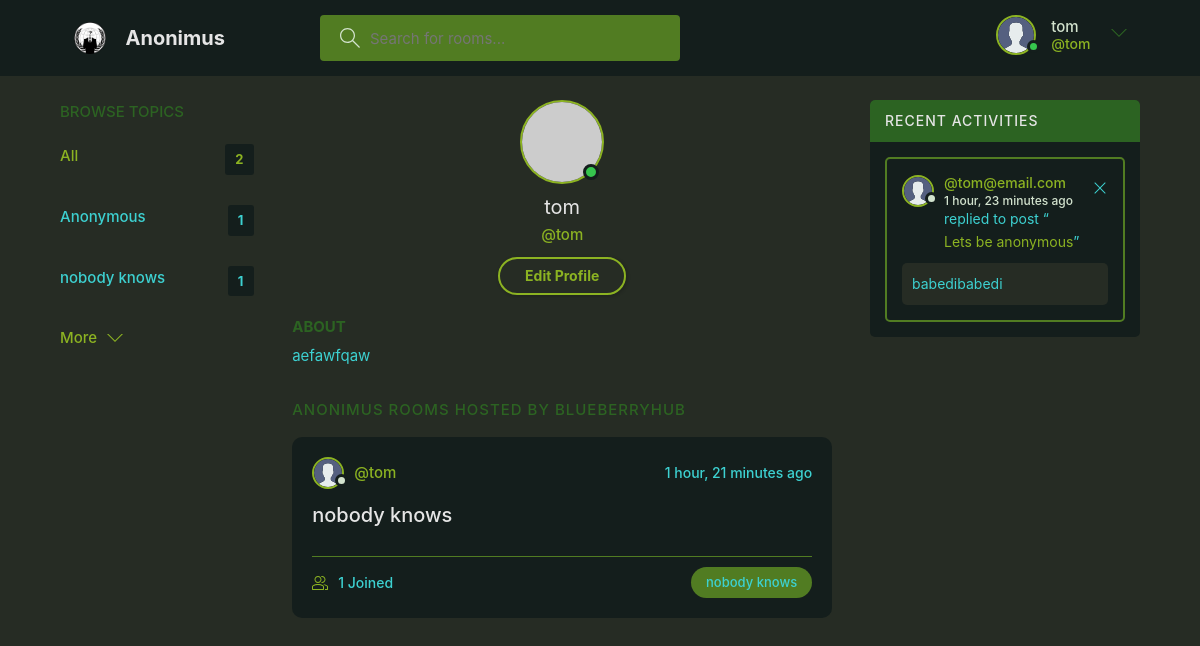
Page /profile/3/ (signed in) on the committed database.
### baseapp/models.py (models this page shows, shortened)
class User(AbstractUser):
    name = models.CharField(max_length=200, null=True)
    email = models.EmailField(unique=True, null=True)
    bio = models.TextField(null=True)
    avatar = models.ImageField(null=True, default="avatar.svg")
    USERNAME_FIELD = 'email'
    REQUIRED_FIELDS = []

class Topic(models.Model):
    name = models.CharField(max_length=200)

class Room(models.Model):
    host = models.ForeignKey(User, on_delete=models.SET_NULL, null=True)
    topic = models.ForeignKey(Topic, on_delete=models.SET_NULL, null=True)
    name = models.CharField(max_length=200)
    description = models.TextField(null=True, blank=True)
    participants = models.ManyToManyField(User, related_name='participants', blank=True)
    updated = models.DateTimeField(auto_now=True)
    created = models.DateTimeField(auto_now_add=True)
    class Meta:
        ordering = ['-updated', '-created']
    def __str__(self):
        return self.name

class Message(models.Model):
    user = models.ForeignKey(User, on_delete=models.CASCADE)
    room = models.ForeignKey(Room, on_delete=models.CASCADE)
    body = models.TextField()
    updated = models.DateTimeField(auto_now=True)
    created = models.DateTimeField(auto_now_add=True)
    class Meta:
        ordering = ['-updated', '-created']

### baseapp/views.py (the view)
# urls.py: path('profile/<str:pk>/', views.userProfile, name="user-profile"),
def userProfile(request, pk):
    user= User.objects.get(id=pk)
    rooms = user.room_set.all()
    room_messages = user.message_set.all()
    topics = Topic.objects.all()
    context= {'user': user, 'rooms':rooms,
                'room_messages': room_messages, 'topics': topics}
    return render(request, 'baseapp/profile.html', context)

### baseapp/templates/baseapp/profile.html
{% extends 'main.html' %}
{% block content %}
  <main class="profile-page layout layout--3">
    <div class="container">
      {% include 'baseapp/topics_component.html' %}
      <div class="roomList">
        <div class="profile">
          <div class="profile__avatar">
            <div class="avatar avatar--large active">
              <img src="https://randomuser.me/api/portraits/lego/1.jpg" />
            </div>
          </div>
          <div class="profile__info">
            <h3>{{user.username}}</h3>
            <p>@{{user.username}}</p>
            {% if request.user == user %}
            <a href="{% url 'update-user' %}" class="btn btn--main btn--pill">Edit Profile</a>
            {% endif %}
          </div>
          <div class="profile__about">
            <h3>About</h3>
            <p>
              {{user.bio}}
            </p>
          </div>
        </div>
        <div class="roomList__header">
          <div>
            <h2>Anonimus Rooms Hosted by blueberryhub</a>
            </h2>
          </div>
        </div>
        {% include 'baseapp/feed_component.html' %}
      </div>
      {% include 'baseapp/activity_component.html' %}
    </div>
  </main>
{% endblock content %}

### templates/navbar.html (shortened to what this page needs)
{% load static %}
<header class="header header--loggedIn">
    <div class="container">
      <a href="{% url 'home' %}" class="header__logo">
        <img src="{% static 'images/anonymous.png' %}" />
        <h1>Anonimus</h1>
      </a>
      <form class="header__search" method="GET" action="{% url 'home' %}">
        <label>
          <input name="q" placeholder="Search for rooms..." />
        </label>
      </form>
      <nav class="header__menu">
        {% if request.user.is_authenticated %}
        <div class="header__user">
          <a href="{% url 'update-user' %}">
            <div class="avatar avatar--medium active">
              <img src="{{request.user.avatar.url}}" />
            </div>
            <p>{{request.user.username}} <span>@{{request.user.username}}</span></p>
          </a>
          <button class="dropdown-button">
            <svg version="1.1" xmlns="http://www.w3.org/2000/svg" width="32" height="32" viewBox="0 0 32 32">
              <title>chevron-down</title>
              <path d="M16 21l-13-13h-3l16 16 16-16h-3l-13 13z"></path>
            </svg>
          </button>
        </div>
        {% else %}
        <a href="{% url 'login' %}">
          <img src="{% static 'images/avatar.svg' %}" />
          <p>Login</p>
        </a>
        {% endif %}
      </nav>
    </div>
  </header>

### baseapp/templates/baseapp/topics_component.html
<div class="topics">
    <div class="topics__header">
      <h2>Browse Topics</h2>
    </div>
    <ul class="topics__list">
      <li>
        <a href="{% url 'home' %}" class="active">All <span>{{topics.count}}</span></a>
      </li>
      {% for topic in topics %}
      <li>
        <a href="{% url 'home' %}?q={{topic.name}}">{{topic.name}} <span>{{topic.room_set.all.count}}</span></a>
      </li>
      {% endfor %}
    </ul>
    <a class="btn btn--link" href="{% url 'topics' %}">
      More
      <svg version="1.1" xmlns="http://www.w3.org/2000/svg" width="32" height="32" viewBox="0 0 32 32">
        <title>chevron-down</title>
        <path d="M16 21l-13-13h-3l16 16 16-16h-3l-13 13z"></path>
      </svg>
    </a>
  </div>

### baseapp/templates/baseapp/feed_component.html (shortened to what this page needs)
{% for room in rooms %}
<div class="roomListRoom">
    <div class="roomListRoom__header">
      <a href="{% url 'user-profile' room.host.id %}" class="roomListRoom__author">
        <div class="avatar avatar--small">
          <img src="{{room.host.avatar.url}}" />
        </div>
        <span>@{{room.host.username}}</span>
      </a>
      <div class="roomListRoom__actions">
        <span>{{room.created|timesince}} ago</span>
      </div>
    </div>
    <div class="roomListRoom__content">
      <a href="{% url 'room' room.id %}">{{room.name}}</a>
    </div>
    <div class="roomListRoom__meta">
      <a href="{% url 'room' room.id %}" class="roomListRoom__joined">
        {{room.participants.all.count}} Joined
      </a>
      <p class="roomListRoom__topic">{{room.topic.name}}</p>
    </div>
  </div>
  {% endfor %}

### baseapp/templates/baseapp/activity_component.html
<div class="activities">
    <div class="activities__header">
      <h2>Recent Activities</h2>
    </div>
    {% for message in room_messages %}
    <div class="activities__box">
      <div class="activities__boxHeader roomListRoom__header">
        <a href="{% url 'user-profile' message.user.id %}" class="roomListRoom__author">
          <div class="avatar avatar--small">
            <img src="{{message.user.avatar.url}}" />
          </div>
          <p>
            @{{message.user}}
            <span>{{message.created|timesince}} ago</span>
          </p>
        </a>
        {% if request.user == message.user %}
        <div class="roomListRoom__actions">
          <a href="{% url 'delete-message' message.id %}">
            <svg version="1.1" xmlns="http://www.w3.org/2000/svg" width="32" height="32" viewBox="0 0 32 32">
              <title>remove</title>
              <path
                d="M27.314 6.019l-1.333-1.333-9.98 9.981-9.981-9.981-1.333 1.333 9.981 9.981-9.981 9.98 1.333 1.333 9.981-9.98 9.98 9.98 1.333-1.333-9.98-9.98 9.98-9.981z"
              ></path>
            </svg>
          </a>
        </div>
        {% endif %}
      </div>
      <div class="activities__boxContent">
        <p>replied to post “<a href="{% url 'room' message.room.id %}">{{message.room}}</a>”</p>
        <div class="activities__boxRoomContent">
          {{message.body}}
        </div>
      </div>
    </div>
    {% endfor %}
  </div>

### rows in the picture
User: user.avatar (placeholder picture), user.username "tom", username "tom", bio "aefawfqaw"
Topic: name "Anonymous", room_set.all.count "1"
Topic: name "nobody knows", room_set.all.count "1"
Room: host.avatar (placeholder picture), host.username "tom", created "1 hour, 21 minutes", name "nobody knows", participants.all.count "1", topic.name "nobody knows"
Message: user.avatar (placeholder picture), user "tom@email.com", created "1 hour, 23 minutes", room "Lets be anonymous", body "babedibabedi"

### other values in the picture
{{ topics.count }} "2"
